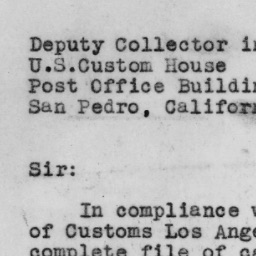
#> input picture simulated_datasets-master/images/page.jpg, 256 x 256 px, given in place of plane.jpg, which was not available
$ python '第八章 图像处理.py'
#> lines starting #> are read from the running program, lines starting #| are printed output that depends on the picture; after the words box and inside, x2 and y2 are one past the last pixel; in counts of white or black regions, pixels touching at a corner belong together; pictures that were not available may be replaced by others from this repository, and a replacement may not be noted
# 8.1 加载图像
import cv2
from matplotlib import pyplot as plt

image = cv2.imread('/Users/caleb/Documents/Python Scripts/python 机器学习手册/simulated_datasets-master/images/plane.jpg', cv2.IMREAD_GRAYSCALE)    # 把图像导入成灰度图
#> image is the input picture: shape (256, 256); min 14, max 220, mean 184.8
plt.imshow(image, cmap="gray"), plt.axis("off")   # 显示图像
plt.show()

type(image) # 显示数据类型 numpy.ndarray
image.shape # 矩阵的维度与图像分辨率完全相同   每个元素代表像素值。黑色0 -白色 255 之间的变化
image[0, 0]  # 第一个像素点的像素值

image_bgr = cv2.imread('/Users/caleb/Documents/Python Scripts/python 机器学习手册/simulated_datasets-master/images/plane.jpg', cv2.IMREAD_COLOR)   # 以彩色模式加载图像
image_bgr[0, 0]  # array([195, 144, 111], dtype=uint8) b:blue, g:green, r:red (BGR)
plt.imshow(image_bgr), plt.axis("off")
plt.show()      # 颜色是反的, 因为 matplotlib 用的是 RGB格式

image_rgb = cv2.cvtColor(image_bgr, cv2.COLOR_BGR2RGB)   # 转换成RGB 格式 OpenCV 默认使用 BGR格式。 很多图像应用程序使用 RGB格式
plt.imshow(image_rgb), plt.axis("off")
plt.show()

# 8.2 保存图像
import cv2

image = cv2.imread("/Users/caleb/Documents/Python Scripts/python 机器学习手册/simulated_datasets-master/images/plane.jpg", cv2.IMREAD_GRAYSCALE)
cv2.imwrite("/Users/caleb/Documents/Python Scripts/python 机器学习手册/simulated_datasets-master/images/plane_new.jpg",image)
# 保存的图像格式由文件扩展名决定,imwrite将直接覆盖现有文件,而不会输出一条错误消息或请求你确认。

# 8.3 调整图像大小
import cv2
from matplotlib import pyplot as plt
image = cv2.imread("/Users/caleb/Documents/Python Scripts/python 机器学习手册/simulated_datasets-master/images/plane_256x256.jpg", cv2.IMREAD_GRAYSCALE)
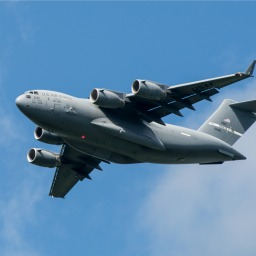
#> input picture simulated_datasets-master/images/plane_256x256.jpg, 256 x 256 px, found by its file name
#> image: shape (256, 256); min 0, max 252, mean 124.4
image_50x50 = cv2.resize(image,(50,50))     # 将图片调整到50x50像素
plt.imshow(image_50x50, cmap="gray"), plt.axis("off")
plt.show()
# 调整图像大小是图像预处理中常见的任务。 原因有两点：
# 1. 原始图像的形状和大小各异，但是被用作特征的图像必须有相同的大小(像素数),然而图像大小的标准化会带来一些信息上的损失。
# 图像是包括信息的矩阵。当减小图像的像素时,矩阵的尺寸也会缩小，而其中包括的信息也随之减少。
# 2. 机器学习算法可能需要成百上千张图像，甚至更多。如果这些图像非常大，就会占用大量内存,通过调整图像的大小(像素数)可以大大减少
# 内存的使用量。
# 在机器学习中 常见的图像规格有: 32x32, 64x64, 96x96, 256x256

# 8.4 裁剪图像
import cv2
from matplotlib import pyplot as plt
image = cv2.imread("/Users/caleb/Documents/Python Scripts/python 机器学习手册/simulated_datasets-master/images/plane_256x256.jpg", cv2.IMREAD_GRAYSCALE)
image_cropped = image[:,:128]   # 选择所有行和前128列
plt.imshow(image_cropped, cmap="gray"), plt.axis("off")
plt.show()
# 因为OpenCV 将图像表示为矩阵，所以选择想要保留的行和列，可以轻松裁剪图像。

# 8.5 平滑处理图像
# 平滑处理图像就是将每个像素的值变换成其相邻的平均值。 相邻像素和所执行的操作在数学上被表示为一个核。这个核的大小决定了平滑的程度，
# 核越大，产生的图像越平滑。 这里用5x5的核对每个像素周围的值取平均值。
import cv2
import numpy as np
from matplotlib import pyplot as plt
image = cv2.imread("/Users/caleb/Documents/Python Scripts/python 机器学习手册/simulated_datasets-master/images/plane_256x256.jpg", cv2.IMREAD_GRAYSCALE)
image_blurry = cv2.blur(image,(5,5))    # 平滑处理图像
plt.imshow(image_blurry, cmap="gray"), plt.xticks([]), plt.yticks([])
plt.show()

kernel = np.ones((5,5))/25.0  # 我们所使用的平滑核
kernel
# 核的中心是要处理的像素,而其余元素是该像素的相邻元素。由于所有元素具有相同的值(被归一化为1)，
# 因此每个元素对要处理的像素点有相同的权重。可以使用filter2D 在图像上手动应用核，以产生与上文类似的平滑效果
image_kernel = cv2.filter2D(image,-1, kernel)   # 应用手动制造的核
plt.imshow(image_kernel,cmap="gray"), plt.xticks([]), plt.yticks([])
plt.show()

# 8.6 图像锐化
# 创建一个能突出显示目标像素的核, 然后使用 filter2D 将其应用于图像:
import cv2
import numpy as np
from matplotlib import pyplot as plt
image = cv2.imread("/Users/caleb/Documents/Python Scripts/python 机器学习手册/simulated_datasets-master/images/plane_256x256.jpg", cv2.IMREAD_GRAYSCALE)
kernel = np.array([[0,-1,0],
                   [-1,5,-1],
                   [0,-1,0]])   # 创建核
image_sharp = cv2.filter2D(image,-1,kernel) # 锐化图像
plt.imshow(image_sharp, cmap='gray'), plt.axis("off")
plt.show()

# 8.7 提升对比度
import cv2
from matplotlib import pyplot as plt
image = cv2.imread("/Users/caleb/Documents/Python Scripts/python 机器学习手册/simulated_datasets-master/images/plane_256x256.jpg", cv2.IMREAD_GRAYSCALE)
image_enhanced = cv2.equalizeHist(image)    # 增强图像  灰色图
plt.imshow(image_enhanced, cmap='gray'), plt.axis("off")
plt.show()

# 如果equalizeHist 要应用彩色图需要先将格式转换为YUV格式
image_bgr = cv2.imread("/Users/caleb/Documents/Python Scripts/python 机器学习手册/simulated_datasets-master/images/plane.jpg")    #加载图像
image_yuv = cv2.cvtColor(image_bgr, cv2.COLOR_BGR2YUV)  # 转换成YUV格式
#> image_yuv: shape (256, 256, 3); mean of channels 0, 1, 2 184.8, 128, 128
image_yuv[:, :, 0] = cv2.cv2.equalizeHist(image_yuv[:, :, 0])   # 对图像应用直方图均衡
#> image_yuv: shape (256, 256, 3); mean of channels 0, 1, 2 130.9, 128, 128
image_rgb = cv2.cvtColor(image_yuv,cv2.COLOR_YUV2RGB)   # 转换成RGB格式
plt.imshow(image_rgb), plt.axis("off")
plt.show()          # 增强图像 彩色
# YUV 格式： Y表示亮度，U和V表示颜色
# 如果直方图均衡能够使我们感兴趣的对象与其他对象或背景区分得更明显(并非总是如此), 那么它对我们的图像预处理流水线来说就是一个有价值的补充

# 8.8 颜色分离
import cv2
import numpy as np
from matplotlib import pyplot as plt

image = cv2.imread("/Users/caleb/Documents/Python Scripts/python 机器学习手册/simulated_datasets-master/images/plane_256x256.jpg")
#> image is the input picture: shape (256, 256, 3); mean B, G, R 169, 133.1, 90.5
image_hsv = cv2.cvtColor(image_bgr, cv2.COLOR_BGR2HSV)  # 将BGR 转换成 HSV格式
#> image_hsv: shape (256, 256, 3); mean H, S, V 0, 0, 184.8

lower_blue = np.array([50, 100, 50])    # 定义 HSV格式中蓝色分量的区间
upper_blue = np.array([130, 255, 255])  # HSV格式: H:色调，S：饱和度，V：亮度

mask = cv2.inRange(image_hsv, lower_blue, upper_blue)   # 创建掩模
#> mask: shape (256, 256); every value is 0
image_bgr_masked = cv2.bitwise_and(image_bgr, image_bgr, mask=mask)     # 应用掩模, 并将图像转换成所需的输出格式
#> image_bgr_masked: shape (256, 256, 3); every value is 0
image_rgb = cv2.cvtColor(image_bgr_masked,cv2.COLOR_BGR2RGB)    # 从BGR格式转换成RGB
plt.imshow(image_rgb), plt.axis("off")
plt.show()

plt.imshow(mask,cmap='gray'), plt.axis("off")   # 只保留掩模白色区域
plt.show()

# 8.9 图像二值化
import cv2
from matplotlib import pyplot as plt
image_grey = cv2.imread("/Users/caleb/Documents/Python Scripts/python 机器学习手册/simulated_datasets-master/images/plane_256x256.jpg", cv2.IMREAD_GRAYSCALE)

max_output_value = 255
neighborhood_size = 99
substract_from_mean = 10
# 应用自适应阈值处理
image_binarized = cv2.adaptiveThreshold(image_grey,
                                       max_output_value,    # 用于输出像素的最大强度
                                       cv2.ADAPTIVE_THRESH_GAUSSIAN_C,  # 将像素的阈值设置为相邻像素强度的加权和, 权重由高斯窗口决定，可以将该参数修改为 cv2.ADAPTIVE_THRESH_MEAN_C, 使用相邻像素的平均值作为阈值_
                                       cv2.THRESH_BINARY,
                                       neighborhood_size,   # 块大小(用于确定像素阈值的邻域大小
                                       substract_from_mean) # 调整阈值的常数(从计算中减去该常数)
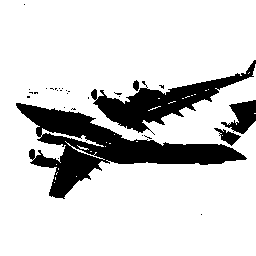
#> image_binarized: shape (256, 256); 82.6% white; 30 black regions (25 under 20 px), largest, box (x1, y1, x2, y2) and area: (16, 103, 247, 199) 6983, (91, 60, 256, 135) 3437, (221, 100, 256, 134) 652, (214, 128, 241, 146) 201, (133, 80, 139, 91) 50

plt.imshow(image_binarized,cmap="gray"), plt.axis("off")
plt.show()
# 图像二值化是指对图像进行阈值处理（thresholding), 即将强度大于某个阈值的像素设置为白色，并将小于该值的像素设置为黑色的过程，
# 还有一种技术叫做 自适应阈值处理(adaptive thresholding), 一个像素的阈值是由其相邻像素的强度决定的。当图像中不同区域光照条件
# 有异时，用这种方法处理很有帮助。

# 对图像进行阈值处理的一个主要的优点是可以对图像进行去噪---只保留最重要的元素。例如我们通常对印有文本的照片进行阈值处理，以提取
# 照片上的字母

# 8.10 移除背景
import cv2
import numpy as np
from matplotlib import pyplot as plt

image_bgr = cv2.imread("/Users/caleb/Documents/Python Scripts/python 机器学习手册/simulated_datasets-master/images/plane_256x256.jpg")
image_rgb = cv2.cvtColor(image_bgr,cv2.COLOR_BGR2RGB)   # 先转换成RGB格式

rectangle = (0, 56, 256, 150)   # 矩阵的值: 左上角的x坐标，左上角的y坐标，宽，高

mask = np.zeros(image_rgb.shape[:2], np.uint8)  # 创建初始掩模

bgdModel = np.zeros((1,65), np.float64)     # 创建grabCut 函数所需要的临时数组
fgdModel = np.zeros((1,65),np.float64)

cv2.grabCut(image_rgb,
            mask,
            rectangle,
            bgdModel,   # 背景的临时数组   ※※
            fgdModel,   # 前景的临时数组   ※※
            5,      # 迭代次数 ※※
            cv2.GC_INIT_WITH_RECT)      # 使用定义的矩阵初始化

mask_2 = np.where((mask== 2)|(mask== 0), 0, 1).astype('uint8')  # 创建一个掩模，将确定或很有可能是背景的部分设置为0,其余设置为1

image_rgb_nobg = image_rgb * mask_2[:, :, np.newaxis]    # 将图像与掩模相乘以除去背景

plt.imshow(image_rgb_nobg), plt.axis("off")
plt.show()
# grabCut 认为这个矩阵外的一切都为背景，并使用这些信息找出矩阵内可能的背景。算法最后生成一个掩模，标出确定为背景的区域，可能为背景的区域和前景区域，
# 可以看到图像仍有残留，我们可以手动将这些区域标记为背景，因为现实中有数千张图像需要处理，可以考虑保留"留有部分噪音的图像"

plt.imshow(mask, cmap="gray"), plt.axis("off")  # 显示掩模
plt.show()  # 黑色为矩阵外的区域, 灰色区域为GrabCut 认为的可能为背景的区域，白色区域则可能是前景图像

plt.imshow(mask_2,cmap="gray"), plt.axis("off") # 显示掩模，黑色区域与灰色区域合并
plt.show()

# 8.11 边缘检测
import cv2
import numpy as np
from matplotlib import pyplot as plt

image_gray = cv2.imread("/Users/caleb/Documents/Python Scripts/python 机器学习手册/simulated_datasets-master/images/plane_256x256.jpg")

median_intensity = np.median(image_gray)    # 计算像素强度的中位值
#> median_intensity = 144

lower_threshold = int(max(0, (1.0 - 0.33) * median_intensity))      # 设置阈值
#> lower_threshold = 96
upper_threshold = int(min(255, (1.0 + 0.33) * median_intensity))
#> upper_threshold = 191

image_canny = cv2.Canny(image_gray, lower_threshold, upper_threshold) # 应用Canny 边缘检测器
#> image_canny: shape (256, 256); 4.2% white in thin lines or dots, all inside (x1, y1, x2, y2) = (15, 60, 256, 199)
plt.imshow(image_canny,cmap="gray"), plt.axis("off") # 显示掩模，黑色区域与灰色区域合并
plt.show()

# 8.12 角点检测
import cv2
import numpy as np
from matplotlib import pyplot as plt

image_bgr = cv2.imread("/Users/caleb/Documents/Python Scripts/python 机器学习手册/simulated_datasets-master/images/plane_256x256.jpg")
image_gray = cv2.cvtColor(image_bgr,cv2.COLOR_BGR2GRAY)
image_gray = np.float32(image_gray)

# 设置角点检测器的参数
block_size = 2
aperture = 29
free_parameter = 0.04

detector_responses = cv2.cornerHarris(image_gray, block_size, aperture, free_parameter)  # 检测角点

detector_responses = cv2.dilate(detector_responses,None)    # 放大角点标志

threshold = 0.02
image_bgr[detector_responses > threshold * detector_responses.max()]=[255,255,255]  # 只保留大于阈值的结果，并把他们标记成白色
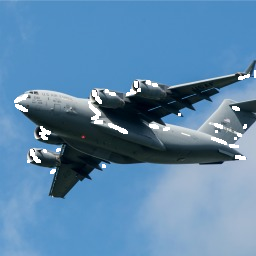
#> image_bgr: shape (256, 256, 3); 1.88% of pixels changed, all inside (x1, y1, x2, y2) = (14, 70, 256, 174)
image_gray = cv2.cvtColor(image_bgr, cv2.COLOR_BGR2GRAY)     # 转换成灰度图

plt.imshow(image_gray, cmap="gray"), plt.axis("off")
plt.show()

# Harris 检测器 是检验两条边缘线条的交叉点的常用方法。 Harris 检测器会寻找一个窗口(邻域)，这个窗口的微小移动(晃动窗口)
# 会引发窗口像素值的大幅变化。    CornerHarris 中的3个重要参数， block_size 代表角点检测中的窗口尺寸，aperture 代表sobel算子尺寸
# free_parameter 用于控制对角点检测的严格程度，值越大，识别的角点越平滑
plt.imshow(detector_responses,cmap="gray"), plt.axis("off")     # 显示可能的角点 然后筛选最可能的角点
plt.show()

image_bgr = cv2.imread("/Users/caleb/Documents/Python Scripts/python 机器学习手册/simulated_datasets-master/images/plane_256x256.jpg")
image_gray = cv2.cvtColor(image_bgr, cv2.COLOR_BGR2GRAY)

# 待检测角点的数量
corners_to_detect = 10
minimum_quality_score = 0.05
minimum_distance = 25

corners = cv2.goodFeaturesToTrack(image_gray,       # 检测角点
                                  corners_to_detect,
                                  minimum_quality_score,
                                  minimum_distance)
#> corners = [[31, 160], [100, 91], [164, 124], [245, 158], [144, 81], [33, 92], [229, 105], [43, 129], [120, 131], [55, 167]]
corners = np.float32(corners)

for corner in corners:      # 在每个角点上画白圈
    x, y = corner[0]
    cv2.circle(image_bgr, (x, y), 10, (255, 255, 255), -1)
#> this loop made 10 passes
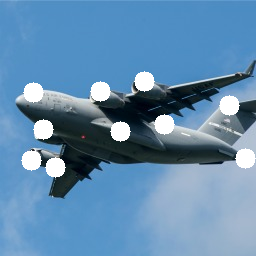
#> image_bgr: shape (256, 256, 3); 4.84% of pixels changed, all inside (x1, y1, x2, y2) = (21, 71, 256, 178)

image_rgb = cv2.cvtColor(image_bgr, cv2.COLOR_BGR2GRAY)
#> image_rgb: shape (256, 256)

plt.imshow(image_rgb, cmap="gray"), plt.axis("off")
plt.show()
# goodFeaturesToTrack 确定一组固定数量的明显的角点
# 其与 Harris 检测器类似。 有三个参数: 待检测的角点的数量，角点的最差质量，焦点间最短的欧式距离

# 8.13 为机器学习创建特征
import cv2
import numpy as np
from matplotlib import pyplot as plt
image= cv2.imread("/Users/caleb/Documents/Python Scripts/python 机器学习手册/simulated_datasets-master/images/plane_256x256.jpg",cv2.IMREAD_GRAYSCALE)
image_10x10 = cv2.resize(image, (10, 10))   # 将图像的尺寸转换成10x10
image_10x10.flatten()       # 将图像数据转换成一维向量

plt.imshow(image_10x10, cmap="gray"), plt.axis("off")
plt.show()
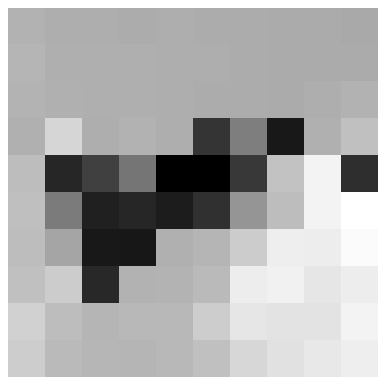
#> figure drawn by matplotlib, 1 panel

image_10x10.shape   # (10,10) 图像维度是10X10
image_10x10.flatten().shape # (100,)    展开后,长度为100 （10*10）的向量   这是图像的特征向量，可与其他图像的特征向量结合，生成可供机器学习算法使用的数据

# 彩色图像
image_color = cv2.imread("/Users/caleb/Documents/Python Scripts/python 机器学习手册/simulated_datasets-master/images/plane_256x256.jpg",cv2.IMREAD_COLOR)
image_color_10x10 = cv2.resize(image_color, (10, 10))
image_color_10x10.flatten().shape       # (300,) 彩色一个像素有多个值表示(常见3个), 10x10x3

# 8.14 将颜色平均值编码成特征
import cv2
import numpy as np
from matplotlib import pyplot as plt
image_bgr = cv2.imread("/Users/caleb/Documents/Python Scripts/python 机器学习手册/simulated_datasets-master/images/plane_256x256.jpg",cv2.IMREAD_COLOR)

channels = cv2.mean(image_bgr)  # 计算每个通道的平均值
#> channels = (169, 133.1, 90.52, 0)
observation = np.array([(channels[2],channels[1],channels[0])])     # 交换红色和蓝色的通道，将图像从BGR 格式转换成RGB
#> observation = [[90.52, 133.1, 169]]
observation
plt.imshow(observation), plt.axis("off")
plt.show()
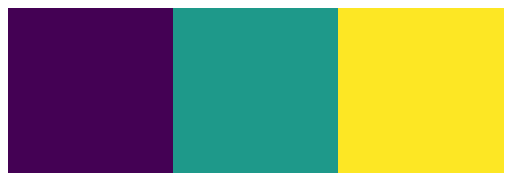
#> figure drawn by matplotlib, 1 panel
# 本节代码的输出结果是样本的三个特征值，分别来自图像的各颜色通道。这些特征可以和其他特征一样用于机器学习算法，根据颜色对图像进行分类

# 8.15 将色彩直方图编码成特征
import cv2
import numpy as np
from matplotlib import pyplot as plt
image_bgr = cv2.imread("/Users/caleb/Documents/Python Scripts/python 机器学习手册/simulated_datasets-master/images/plane_256x256.jpg",cv2.IMREAD_COLOR)
image_rgb = cv2.cvtColor(image_bgr,cv2.COLOR_BGR2RGB)

features=[]
colors=('r','g','b')    # 为每一个颜色通道计算直方图

for i, channel in enumerate(colors):
    histogram = cv2.calcHist([image_rgb],   # 图像
                             [i],           # 颜色通道的序号
                             None,          # 不使用掩模
                             [256],         # 直方图尺寸
                             [0, 256])       # 范围
    features.extend(histogram)
#> after the loop, features = 768 items, first 6: [1027], [217], [182], [146], [146], [141]

observation = np.array(features).flatten()  # 将样本特征值展开成一维数组
#> observation = 768 values, max 7214 at index 709, min 0 at index 235, mean 256

observation[0:5]

image_rgb[0,0]  # 显示通过RGB通道的值

import pandas as pd
data = pd.Series([1,1,2,2,3,3,3,4,5])   # 创造一些数据
data.hist(grid=False)
plt.show()      # 显示直方图
#> figure, not shown here; tallest bar 3 high, from x = 3 to 3.4

colors = ("r", "g", "b")
for i, channel in enumerate(colors):
    histogram = cv2.calcHist([image_rgb],       # 图像
                             [i],           # 颜色通道的序号
                             None,          # 不使用掩模
                             [256],        # 直方图尺寸
                             [0,256])     # 范围
    plt.plot(histogram, color=channel)
    plt.xlim([0,256])
plt.show()
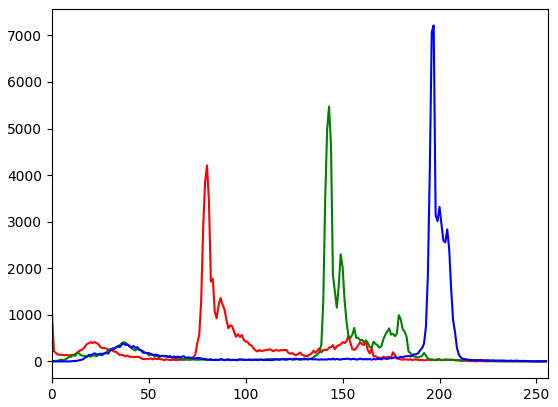
#> figure drawn by matplotlib, 1 panel; curve peaks at x = 80, y = 4207; curve peaks at x = 143, y = 5472; curve peaks at x = 197, y = 7214
